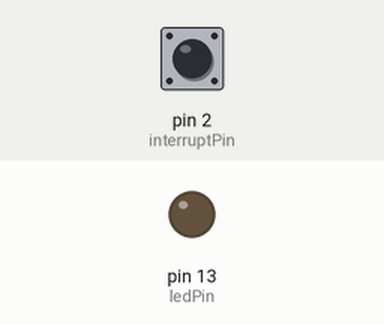
A sketch run on a simulated Arduino Uno, built with avr-gcc and run on an emulated ATmega328P. Shown: output pins drawn as LEDs (lit = HIGH). Inputs (shaded band) come from the test bench; at power-on: pin 2 (interruptPin) LOW.

Above: at 1.2 s.
1.3 s: pin 2 (interruptPin) pulled HIGH for 0.15 s
At 2.0 s:
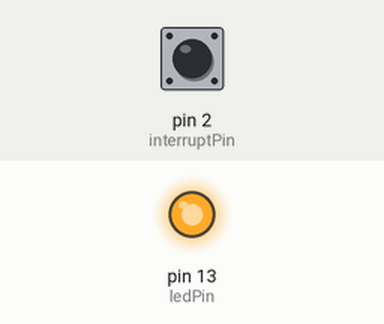
2.9 s: pin 2 (interruptPin) pulled HIGH for 1 s
At 3.2 s:
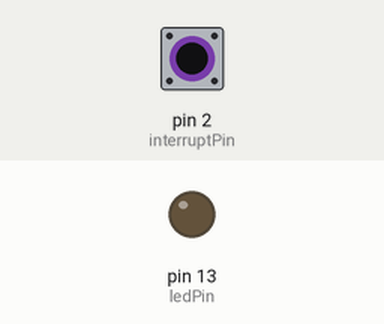
5.4 s: pin 2 (interruptPin) pulled HIGH for 3.2 s
At 6.3 s:
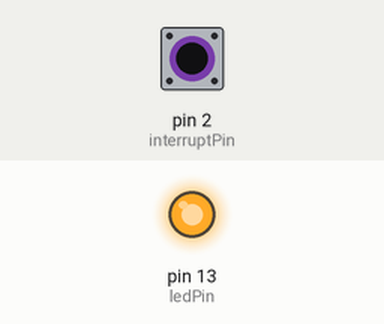
Timing chart, 0 to 8.4 s (numbered marks = the images above; inputs shaded):
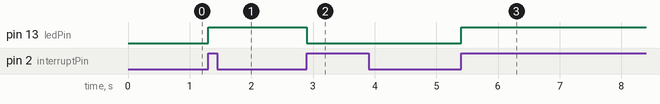

The sketch:

Lab6_TriggerLED-ButtonPressed.ino
```cpp
/*
Lab 6: Trigger the LED when the push button is pressed
Change your Arduino Sketch to:
turn the LED when the push button is pressed instead of
pushed.
 */

const byte ledPin =  13;      // LED pin
const byte interruptPin = 2;  // Interrupt pin = PD2
volatile byte state = LOW; // Current LED state

void setup() {
  pinMode(ledPin, OUTPUT);
  attachInterrupt(digitalPinToInterrupt(interruptPin), blink, RISING);
}

// Main program loop
void loop() {
 digitalWrite(ledPin, state);
}

// Interrupt Service Routine
void blink() {
 state = !state;
}
```

Measured:
- after the input at 1.3 s, pin 13 (ledPin): LOW → HIGH at once
- after the input at 2.9 s, pin 13 (ledPin): HIGH → LOW at once
- after the input at 5.4 s, pin 13 (ledPin): LOW → HIGH at once
